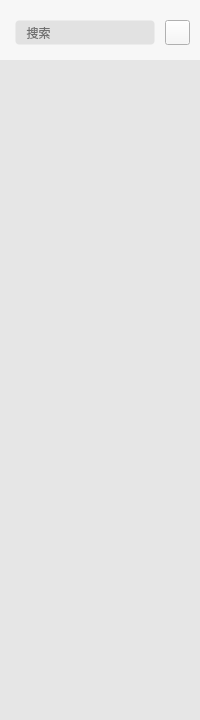
<?xml version="1.0" encoding="UTF-8"?>
<ui version="4.0">
 <class>ChatList</class>
 <widget class="QWidget" name="ChatList">
  <property name="geometry">
   <rect>
    <x>0</x>
    <y>0</y>
    <width>200</width>
    <height>720</height>
   </rect>
  </property>
  <property name="windowTitle">
   <string>Form</string>
  </property>
  <widget class="QWidget" name="widget" native="true">
   <property name="geometry">
    <rect>
     <x>0</x>
     <y>0</y>
     <width>200</width>
     <height>60</height>
    </rect>
   </property>
   <property name="minimumSize">
    <size>
     <width>200</width>
     <height>60</height>
    </size>
   </property>
   <property name="maximumSize">
    <size>
     <width>200</width>
     <height>60</height>
    </size>
   </property>
   <property name="styleSheet">
    <string notr="true">background-color: #F7F7F7;</string>
   </property>
   <widget class="QPushButton" name="pushButton">
    <property name="geometry">
     <rect>
      <x>165</x>
      <y>20</y>
      <width>25</width>
      <height>25</height>
     </rect>
    </property>
    <property name="styleSheet">
     <string notr="true"/>
    </property>
    <property name="text">
     <string/>
    </property>
    <property name="icon">
     <iconset theme="list-add"/>
    </property>
    <property name="iconSize">
     <size>
      <width>15</width>
      <height>15</height>
     </size>
    </property>
   </widget>
   <widget class="QLineEdit" name="lineEdit">
    <property name="geometry">
     <rect>
      <x>15</x>
      <y>20</y>
      <width>140</width>
      <height>25</height>
     </rect>
    </property>
    <property name="minimumSize">
     <size>
      <width>140</width>
      <height>25</height>
     </size>
    </property>
    <property name="maximumSize">
     <size>
      <width>140</width>
      <height>25</height>
     </size>
    </property>
    <property name="styleSheet">
     <string notr="true">QLineEdit {
    background-color: rgb(226, 226, 226); /* 浅灰背景 */
    border: 1px solid transparent; /* 透明边框 */
    border-radius: 4px; /* 圆角 */
    padding: 2px;
}</string>
    </property>
    <property name="placeholderText">
     <string>  搜索</string>
    </property>
   </widget>
  </widget>
  <widget class="QWidget" name="widget_2" native="true">
   <property name="geometry">
    <rect>
     <x>0</x>
     <y>60</y>
     <width>200</width>
     <height>660</height>
    </rect>
   </property>
   <property name="minimumSize">
    <size>
     <width>200</width>
     <height>660</height>
    </size>
   </property>
   <property name="styleSheet">
    <string notr="true">background-color: #E6E6E6;</string>
   </property>
   <widget class="QListWidget" name="listWidget">
    <property name="geometry">
     <rect>
      <x>0</x>
      <y>0</y>
      <width>200</width>
      <height>660</height>
     </rect>
    </property>
    <property name="sizePolicy">
     <sizepolicy hsizetype="Expanding" vsizetype="Expanding">
      <horstretch>0</horstretch>
      <verstretch>0</verstretch>
     </sizepolicy>
    </property>
    <property name="minimumSize">
     <size>
      <width>200</width>
      <height>660</height>
     </size>
    </property>
    <property name="frameShape">
     <enum>QFrame::Shape::NoFrame</enum>
    </property>
   </widget>
  </widget>
 </widget>
 <resources/>
 <connections/>
</ui>
